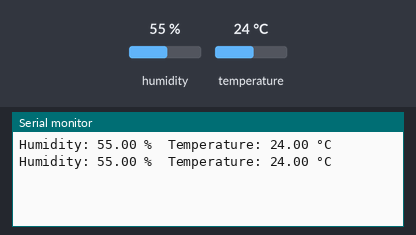
Simulated run of this sketch. Board: ESP8266 (NodeMCU). Shown: the last lines printed to the serial monitor. The inputs (shaded band) are chosen by the test bench; at power-on: humidity 55 %, temperature 24 °C.

Above: at 4.8 s.
4.9 s: humidity set to 22 %
At 7.2 s:
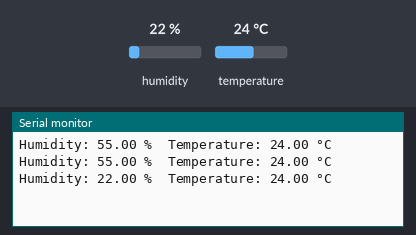
7.9 s: temperature set to 12 °C
At 9.6 s:
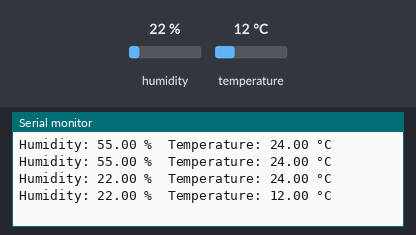
10.9 s: humidity set to 40 %
At 13.1 s:
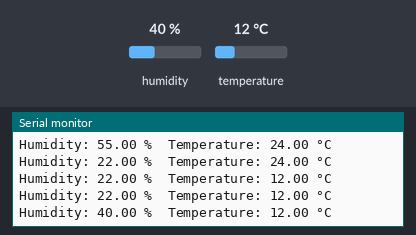
Timing chart, 0 to 14.6 s (numbered marks = the images above; inputs shaded):
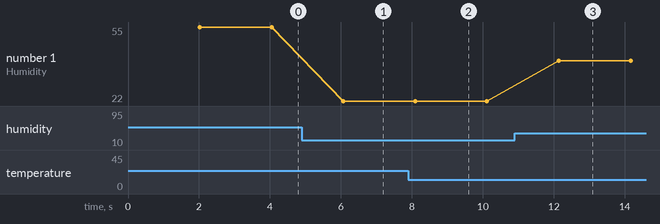

The sketch:

7_DHT.ino
```cpp
#include <DHT.h>

#define DHTPIN D4    // GPIO pin where the DHT sensor is connected
#define DHTTYPE DHT11 // the sensor we will be using is dht11
DHT dht(DHTPIN, DHTTYPE);

void setup() {
  Serial.begin(9600);
  dht.begin();
}

void loop() {
  delay(2000);

  float humidity = dht.readHumidity();      // Reads humidity
  float temperature = dht.readTemperature(); // Reads temperature in Celsius

  if (isnan(humidity) || isnan(temperature)) { //isnan = is not a number
    Serial.println("Failed to read from DHT sensor!");
    return;
  }

  Serial.print("Humidity: ");
  Serial.print(humidity);
  Serial.print(" %\t");
  Serial.print("Temperature: ");
  Serial.print(temperature);
  Serial.println(" °C");
}
```

Measured:
- after the input at 4.9 s, the serial monitor: prints a new line after 1.2 s (image 1)
- after the input at 7.9 s, the serial monitor: prints a new line after 0.19 s (image 2)
- after the input at 10.9 s, the serial monitor: prints a new line after 1.2 s (image 3)
- plotted number 1: 55 → 22 after the input at 4.9 s, 22 → 40 after the input at 10.9 s
